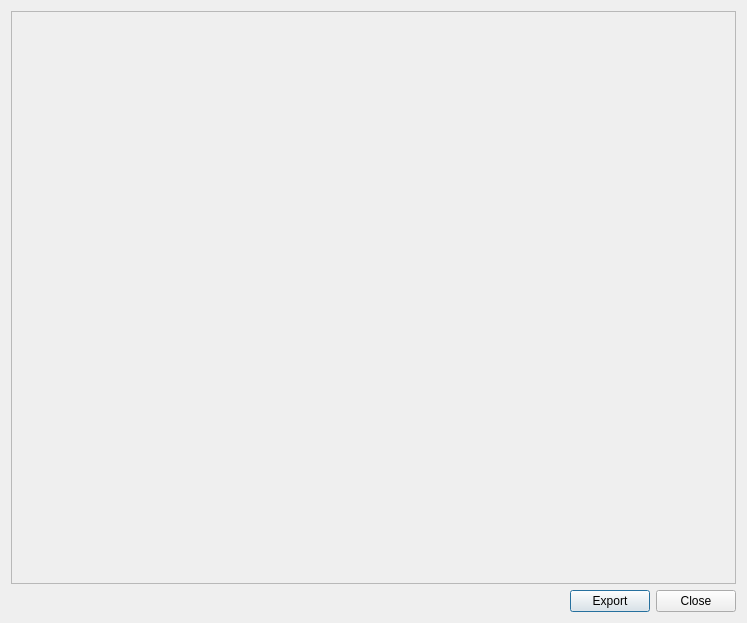
<?xml version="1.0" encoding="UTF-8"?>
<ui version="4.0">
 <class>AnalyserResults</class>
 <widget class="QDialog" name="AnalyserResults">
  <property name="windowModality">
   <enum>Qt::WindowModal</enum>
  </property>
  <property name="geometry">
   <rect>
    <x>0</x>
    <y>0</y>
    <width>747</width>
    <height>623</height>
   </rect>
  </property>
  <property name="windowTitle">
   <string>Dialog</string>
  </property>
  <layout class="QVBoxLayout" name="verticalLayout_3">
   <item>
    <widget class="QScrollArea" name="scrollArea">
     <property name="verticalScrollBarPolicy">
      <enum>Qt::ScrollBarAsNeeded</enum>
     </property>
     <property name="horizontalScrollBarPolicy">
      <enum>Qt::ScrollBarAsNeeded</enum>
     </property>
     <property name="widgetResizable">
      <bool>true</bool>
     </property>
     <widget class="QWidget" name="scrollAreaWidgetContents">
      <property name="geometry">
       <rect>
        <x>0</x>
        <y>0</y>
        <width>719</width>
        <height>553</height>
       </rect>
      </property>
      <layout class="QVBoxLayout" name="verticalLayout_2">
       <item>
        <layout class="QVBoxLayout" name="wrapperLayout">
         <item>
          <layout class="QVBoxLayout" name="resultsLayout"/>
         </item>
         <item>
          <spacer name="verticalSpacer">
           <property name="orientation">
            <enum>Qt::Vertical</enum>
           </property>
           <property name="sizeHint" stdset="0">
            <size>
             <width>20</width>
             <height>40</height>
            </size>
           </property>
          </spacer>
         </item>
        </layout>
       </item>
      </layout>
     </widget>
    </widget>
   </item>
   <item>
    <layout class="QHBoxLayout" name="horizontalLayout">
     <item>
      <spacer name="horizontalSpacer">
       <property name="orientation">
        <enum>Qt::Horizontal</enum>
       </property>
       <property name="sizeHint" stdset="0">
        <size>
         <width>40</width>
         <height>20</height>
        </size>
       </property>
      </spacer>
     </item>
     <item>
      <widget class="QPushButton" name="pushExport">
       <property name="text">
        <string>Export</string>
       </property>
      </widget>
     </item>
     <item>
      <widget class="QPushButton" name="pushClose">
       <property name="text">
        <string>Close</string>
       </property>
      </widget>
     </item>
    </layout>
   </item>
  </layout>
 </widget>
 <resources/>
 <connections/>
</ui>
